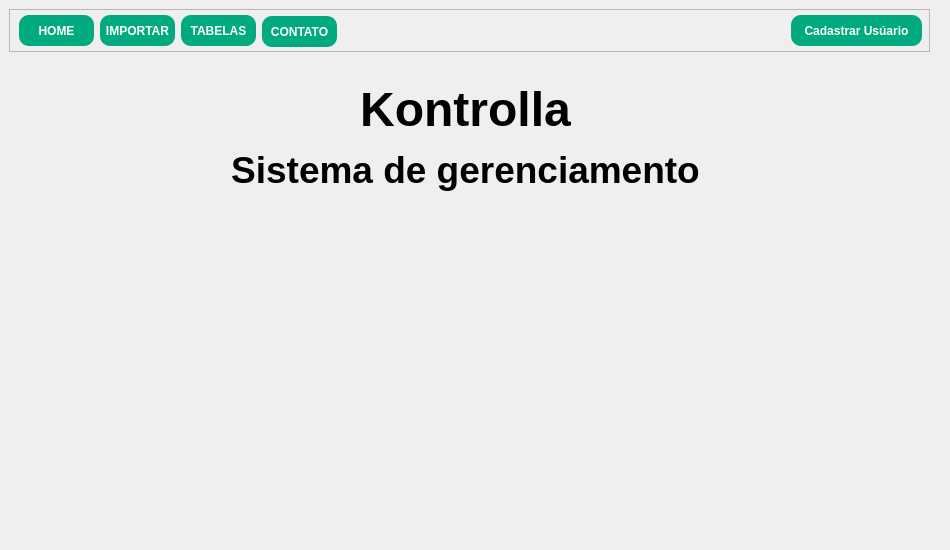
<?xml version="1.0" encoding="UTF-8"?>
<ui version="4.0">
 <class>MainWindow</class>
 <widget class="QMainWindow" name="MainWindow">
  <property name="geometry">
   <rect>
    <x>0</x>
    <y>0</y>
    <width>950</width>
    <height>550</height>
   </rect>
  </property>
  <property name="minimumSize">
   <size>
    <width>950</width>
    <height>550</height>
   </size>
  </property>
  <property name="maximumSize">
   <size>
    <width>950</width>
    <height>550</height>
   </size>
  </property>
  <property name="font">
   <font>
    <weight>75</weight>
    <bold>true</bold>
   </font>
  </property>
  <property name="windowTitle">
   <string>MainWindow</string>
  </property>
  <widget class="QWidget" name="centralwidget">
   <widget class="QFrame" name="frame">
    <property name="geometry">
     <rect>
      <x>9</x>
      <y>9</y>
      <width>921</width>
      <height>43</height>
     </rect>
    </property>
    <property name="frameShape">
     <enum>QFrame::StyledPanel</enum>
    </property>
    <property name="frameShadow">
     <enum>QFrame::Raised</enum>
    </property>
    <widget class="QPushButton" name="btn_home">
     <property name="geometry">
      <rect>
       <x>10</x>
       <y>6</y>
       <width>75</width>
       <height>31</height>
      </rect>
     </property>
     <property name="cursor">
      <cursorShape>PointingHandCursor</cursorShape>
     </property>
     <property name="styleSheet">
      <string notr="true">QPushButton{
background-color: rgb(0, 170, 127);
	color: rgb(255, 255, 255);
	border-radius: 10px;

}

QPushButton:hover {
    background-color: rgb(0, 150, 110); /* Cor mais escura ao passar o mouse */
}</string>
     </property>
     <property name="text">
      <string>HOME</string>
     </property>
    </widget>
    <widget class="QPushButton" name="btn_pg_import">
     <property name="geometry">
      <rect>
       <x>91</x>
       <y>6</y>
       <width>75</width>
       <height>31</height>
      </rect>
     </property>
     <property name="cursor">
      <cursorShape>PointingHandCursor</cursorShape>
     </property>
     <property name="styleSheet">
      <string notr="true">QPushButton{
background-color: rgb(0, 170, 127);
	color: rgb(255, 255, 255);
	border-radius: 10px;

}

QPushButton:hover {
    background-color: rgb(0, 150, 110); /* Cor mais escura ao passar o mouse */
}</string>
     </property>
     <property name="text">
      <string>IMPORTAR</string>
     </property>
    </widget>
    <widget class="QPushButton" name="btn_tableas">
     <property name="geometry">
      <rect>
       <x>172</x>
       <y>6</y>
       <width>75</width>
       <height>31</height>
      </rect>
     </property>
     <property name="cursor">
      <cursorShape>PointingHandCursor</cursorShape>
     </property>
     <property name="styleSheet">
      <string notr="true">QPushButton{
background-color: rgb(0, 170, 127);
	color: rgb(255, 255, 255);
	border-radius: 10px;

}

QPushButton:hover {
    background-color: rgb(0, 150, 110); /* Cor mais escura ao passar o mouse */
}</string>
     </property>
     <property name="text">
      <string>TABELAS</string>
     </property>
    </widget>
    <widget class="QPushButton" name="btn_pg_cadastro">
     <property name="geometry">
      <rect>
       <x>782</x>
       <y>6</y>
       <width>131</width>
       <height>31</height>
      </rect>
     </property>
     <property name="styleSheet">
      <string notr="true">QPushButton{
background-color: rgb(0, 170, 127);
	color: rgb(255, 255, 255);
	border-radius: 10px;

}

QPushButton:hover {
    background-color: rgb(0, 150, 110); /* Cor mais escura ao passar o mouse */
}</string>
     </property>
     <property name="text">
      <string>Cadastrar Usúario</string>
     </property>
    </widget>
    <widget class="QPushButton" name="btn_contato">
     <property name="geometry">
      <rect>
       <x>253</x>
       <y>7</y>
       <width>75</width>
       <height>31</height>
      </rect>
     </property>
     <property name="cursor">
      <cursorShape>PointingHandCursor</cursorShape>
     </property>
     <property name="styleSheet">
      <string notr="true">QPushButton{
background-color: rgb(0, 170, 127);
	color: rgb(255, 255, 255);
	border-radius: 10px;

}

QPushButton:hover {
    background-color: rgb(0, 150, 110); /* Cor mais escura ao passar o mouse */
}</string>
     </property>
     <property name="text">
      <string>CONTATO</string>
     </property>
    </widget>
   </widget>
   <widget class="QStackedWidget" name="pages">
    <property name="geometry">
     <rect>
      <x>0</x>
      <y>60</y>
      <width>951</width>
      <height>491</height>
     </rect>
    </property>
    <property name="font">
     <font>
      <pointsize>8</pointsize>
     </font>
    </property>
    <property name="currentIndex">
     <number>0</number>
    </property>
    <widget class="QWidget" name="pg_home">
     <widget class="QLabel" name="label">
      <property name="geometry">
       <rect>
        <x>10</x>
        <y>20</y>
        <width>911</width>
        <height>115</height>
       </rect>
      </property>
      <property name="styleSheet">
       <string notr="true"/>
      </property>
      <property name="text">
       <string>&lt;html&gt;&lt;head/&gt;&lt;body&gt;&lt;p align=&quot;center&quot;&gt;&lt;span style=&quot; font-size:36pt; font-weight:600;&quot;&gt;Kontrolla&lt;/span&gt;&lt;/p&gt;&lt;p align=&quot;center&quot;&gt;&lt;span style=&quot; font-size:28pt;&quot;&gt;Sistema de gerenciamento&lt;/span&gt;&lt;/p&gt;&lt;/body&gt;&lt;/html&gt;</string>
      </property>
     </widget>
     <widget class="QLabel" name="label_9">
      <property name="geometry">
       <rect>
        <x>270</x>
        <y>140</y>
        <width>391</width>
        <height>291</height>
       </rect>
      </property>
      <property name="text">
       <string/>
      </property>
      <property name="pixmap">
       <pixmap>logo/Design sem nome/6.png</pixmap>
      </property>
      <property name="scaledContents">
       <bool>true</bool>
      </property>
     </widget>
    </widget>
    <widget class="QWidget" name="pg_table">
     <layout class="QVBoxLayout" name="verticalLayout_8">
      <item>
       <widget class="QTabWidget" name="tabWidget">
        <property name="currentIndex">
         <number>0</number>
        </property>
        <widget class="QWidget" name="tables">
         <attribute name="title">
          <string>Base</string>
         </attribute>
         <layout class="QVBoxLayout" name="verticalLayout_7">
          <item>
           <layout class="QHBoxLayout" name="horizontalLayout_2"/>
          </item>
          <item>
           <layout class="QHBoxLayout" name="horizontalLayout_3">
            <item>
             <layout class="QVBoxLayout" name="verticalLayout_6">
              <item>
               <layout class="QVBoxLayout" name="verticalLayout_4">
                <item>
                 <widget class="QLabel" name="label_3">
                  <property name="text">
                   <string>&lt;html&gt;&lt;head/&gt;&lt;body&gt;&lt;p align=&quot;center&quot;&gt;ESTOQUE&lt;/p&gt;&lt;/body&gt;&lt;/html&gt;</string>
                  </property>
                 </widget>
                </item>
                <item>
                 <widget class="QTreeWidget" name="tw_estoque">
                  <column>
                   <property name="text">
                    <string>Nfe</string>
                   </property>
                  </column>
                  <column>
                   <property name="text">
                    <string>Serie</string>
                   </property>
                  </column>
                  <column>
                   <property name="text">
                    <string>Cliente</string>
                   </property>
                  </column>
                  <column>
                   <property name="text">
                    <string>UF</string>
                   </property>
                  </column>
                  <column>
                   <property name="text">
                    <string>Municipio</string>
                   </property>
                  </column>
                  <column>
                   <property name="text">
                    <string>Cod item</string>
                   </property>
                  </column>
                  <column>
                   <property name="text">
                    <string>Quantidade</string>
                   </property>
                  </column>
                  <column>
                   <property name="text">
                    <string>Descrição</string>
                   </property>
                  </column>
                  <column>
                   <property name="text">
                    <string>UN</string>
                   </property>
                  </column>
                  <column>
                   <property name="text">
                    <string>Especie</string>
                   </property>
                  </column>
                  <column>
                   <property name="text">
                    <string>Valor Nfe</string>
                   </property>
                  </column>
                  <column>
                   <property name="text">
                    <string>Data importação</string>
                   </property>
                  </column>
                  <column>
                   <property name="text">
                    <string>Usúario</string>
                   </property>
                  </column>
                 </widget>
                </item>
               </layout>
              </item>
              <item>
               <layout class="QVBoxLayout" name="verticalLayout_5">
                <item>
                 <widget class="QLabel" name="tw_saida">
                  <property name="text">
                   <string>&lt;html&gt;&lt;head/&gt;&lt;body&gt;&lt;p align=&quot;center&quot;&gt;SAÍDA&lt;/p&gt;&lt;/body&gt;&lt;/html&gt;</string>
                  </property>
                 </widget>
                </item>
                <item>
                 <widget class="QTreeWidget" name="treeWidget_2">
                  <column>
                   <property name="text">
                    <string>Nfe</string>
                   </property>
                  </column>
                  <column>
                   <property name="text">
                    <string>SERIE</string>
                   </property>
                  </column>
                  <column>
                   <property name="text">
                    <string>DATA IMPORTAÇÃO</string>
                   </property>
                  </column>
                  <column>
                   <property name="text">
                    <string>USÚARIO</string>
                   </property>
                  </column>
                  <column>
                   <property name="text">
                    <string>DATA SAÍDA</string>
                   </property>
                  </column>
                 </widget>
                </item>
               </layout>
              </item>
             </layout>
            </item>
            <item>
             <widget class="QFrame" name="frame_2">
              <property name="frameShape">
               <enum>QFrame::StyledPanel</enum>
              </property>
              <property name="frameShadow">
               <enum>QFrame::Raised</enum>
              </property>
              <layout class="QVBoxLayout" name="verticalLayout_3">
               <item>
                <widget class="QPushButton" name="btn_gerar_saida">
                 <property name="minimumSize">
                  <size>
                   <width>100</width>
                   <height>27</height>
                  </size>
                 </property>
                 <property name="styleSheet">
                  <string notr="true">QPushButton{
background-color: rgb(0, 170, 127);
	color: rgb(255, 255, 255);
	border-radius: 10px;

}

QPushButton:hover {
    background-color: rgb(0, 150, 110); /* Cor mais escura ao passar o mouse */
}</string>
                 </property>
                 <property name="text">
                  <string>Gerar saida</string>
                 </property>
                </widget>
               </item>
               <item>
                <widget class="QPushButton" name="btn_extorno">
                 <property name="minimumSize">
                  <size>
                   <width>100</width>
                   <height>27</height>
                  </size>
                 </property>
                 <property name="styleSheet">
                  <string notr="true">QPushButton{
background-color: rgb(0, 170, 127);
	color: rgb(255, 255, 255);
	border-radius: 10px;

}

QPushButton:hover {
    background-color: rgb(0, 150, 110); /* Cor mais escura ao passar o mouse */
}</string>
                 </property>
                 <property name="text">
                  <string>Extorno</string>
                 </property>
                </widget>
               </item>
               <item>
                <spacer name="verticalSpacer">
                 <property name="orientation">
                  <enum>Qt::Vertical</enum>
                 </property>
                 <property name="sizeHint" stdset="0">
                  <size>
                   <width>20</width>
                   <height>40</height>
                  </size>
                 </property>
                </spacer>
               </item>
              </layout>
             </widget>
            </item>
           </layout>
          </item>
         </layout>
        </widget>
        <widget class="QWidget" name="tab_2">
         <attribute name="title">
          <string>Estoque</string>
         </attribute>
         <widget class="QLineEdit" name="txt_filtro">
          <property name="geometry">
           <rect>
            <x>10</x>
            <y>94</y>
            <width>911</width>
            <height>24</height>
           </rect>
          </property>
          <property name="font">
           <font>
            <pointsize>11</pointsize>
           </font>
          </property>
          <property name="styleSheet">
           <string notr="true">color: rgb(0, 0, 0);</string>
          </property>
          <property name="alignment">
           <set>Qt::AlignCenter</set>
          </property>
          <property name="placeholderText">
           <string>Filtro</string>
          </property>
         </widget>
         <widget class="QTableView" name="tableView">
          <property name="geometry">
           <rect>
            <x>10</x>
            <y>130</y>
            <width>911</width>
            <height>321</height>
           </rect>
          </property>
         </widget>
         <widget class="QPushButton" name="btn_excel">
          <property name="geometry">
           <rect>
            <x>470</x>
            <y>60</y>
            <width>451</width>
            <height>28</height>
           </rect>
          </property>
          <property name="minimumSize">
           <size>
            <width>123</width>
            <height>28</height>
           </size>
          </property>
          <property name="sizeIncrement">
           <size>
            <width>0</width>
            <height>0</height>
           </size>
          </property>
          <property name="cursor">
           <cursorShape>PointingHandCursor</cursorShape>
          </property>
          <property name="styleSheet">
           <string notr="true">QPushButton{
background-color: rgb(0, 170, 127);
	color: rgb(255, 255, 255);
	border-radius: 10px;

}

QPushButton:hover {
    background-color: rgb(0, 150, 110); /* Cor mais escura ao passar o mouse */
}</string>
          </property>
          <property name="text">
           <string>Gerar Excel</string>
          </property>
         </widget>
         <widget class="QPushButton" name="btn_chart">
          <property name="geometry">
           <rect>
            <x>13</x>
            <y>60</y>
            <width>441</width>
            <height>28</height>
           </rect>
          </property>
          <property name="minimumSize">
           <size>
            <width>123</width>
            <height>28</height>
           </size>
          </property>
          <property name="sizeIncrement">
           <size>
            <width>0</width>
            <height>0</height>
           </size>
          </property>
          <property name="cursor">
           <cursorShape>PointingHandCursor</cursorShape>
          </property>
          <property name="styleSheet">
           <string notr="true">QPushButton{
background-color: rgb(0, 170, 127);
	color: rgb(255, 255, 255);
	border-radius: 10px;

}

QPushButton:hover {
    background-color: rgb(0, 150, 110); /* Cor mais escura ao passar o mouse */
}

</string>
          </property>
          <property name="text">
           <string>Gerar Gráfico</string>
          </property>
         </widget>
         <widget class="QLabel" name="label_19">
          <property name="geometry">
           <rect>
            <x>70</x>
            <y>10</y>
            <width>795</width>
            <height>33</height>
           </rect>
          </property>
          <property name="font">
           <font>
            <pointsize>20</pointsize>
            <weight>75</weight>
            <bold>true</bold>
           </font>
          </property>
          <property name="styleSheet">
           <string notr="true">color:  rgb(0, 170, 127);</string>
          </property>
          <property name="text">
           <string>GERAL</string>
          </property>
          <property name="alignment">
           <set>Qt::AlignCenter</set>
          </property>
         </widget>
        </widget>
       </widget>
      </item>
     </layout>
    </widget>
    <widget class="QWidget" name="pg_cadastro">
     <widget class="QFrame" name="frame_4">
      <property name="geometry">
       <rect>
        <x>420</x>
        <y>10</y>
        <width>401</width>
        <height>431</height>
       </rect>
      </property>
      <property name="styleSheet">
       <string notr="true">background-color: rgb(255, 255, 255);
  border-radius: 20px;
 
</string>
      </property>
      <property name="frameShape">
       <enum>QFrame::StyledPanel</enum>
      </property>
      <property name="frameShadow">
       <enum>QFrame::Raised</enum>
      </property>
      <widget class="QLineEdit" name="txt_nome">
       <property name="geometry">
        <rect>
         <x>70</x>
         <y>80</y>
         <width>281</width>
         <height>31</height>
        </rect>
       </property>
       <property name="font">
        <font>
         <weight>75</weight>
         <bold>true</bold>
        </font>
       </property>
       <property name="styleSheet">
        <string notr="true">QLineEdit {
    background-color: rgb(0, 170, 127);
    color: rgb(255, 255, 255);
    border-radius: 10px;
 
}
</string>
       </property>
       <property name="placeholderText">
        <string>   Inserir nome </string>
       </property>
      </widget>
      <widget class="QLineEdit" name="txt_senha">
       <property name="geometry">
        <rect>
         <x>70</x>
         <y>200</y>
         <width>281</width>
         <height>31</height>
        </rect>
       </property>
       <property name="font">
        <font>
         <weight>75</weight>
         <bold>true</bold>
        </font>
       </property>
       <property name="styleSheet">
        <string notr="true">QLineEdit {
    background-color: rgb(0, 170, 127);
    color: rgb(255, 255, 255);
    border-radius: 10px;
 
}
</string>
       </property>
       <property name="placeholderText">
        <string>   Inserir senha</string>
       </property>
      </widget>
      <widget class="QLineEdit" name="txt_senha_2">
       <property name="geometry">
        <rect>
         <x>70</x>
         <y>254</y>
         <width>281</width>
         <height>31</height>
        </rect>
       </property>
       <property name="font">
        <font>
         <weight>75</weight>
         <bold>true</bold>
        </font>
       </property>
       <property name="styleSheet">
        <string notr="true">QLineEdit {
    background-color: rgb(0, 170, 127);
    color: rgb(255, 255, 255);
    border-radius: 10px;
 
}
</string>
       </property>
       <property name="echoMode">
        <enum>QLineEdit::Password</enum>
       </property>
       <property name="placeholderText">
        <string>   Inserir senha novamente</string>
       </property>
      </widget>
      <widget class="QLineEdit" name="txt_user">
       <property name="geometry">
        <rect>
         <x>70</x>
         <y>140</y>
         <width>281</width>
         <height>31</height>
        </rect>
       </property>
       <property name="font">
        <font>
         <weight>75</weight>
         <bold>true</bold>
        </font>
       </property>
       <property name="styleSheet">
        <string notr="true">QLineEdit {
    background-color: rgb(0, 170, 127);
    color: rgb(255, 255, 255);
    border-radius: 10px;
 
}
</string>
       </property>
       <property name="placeholderText">
        <string>   Inserir nome do usuário</string>
       </property>
      </widget>
      <widget class="QPushButton" name="btn_cadastrar">
       <property name="geometry">
        <rect>
         <x>70</x>
         <y>360</y>
         <width>281</width>
         <height>31</height>
        </rect>
       </property>
       <property name="styleSheet">
        <string notr="true">QPushButton{
background-color: rgb(0, 170, 127);
	color: rgb(255, 255, 255);
	border-radius: 10px;

}

QPushButton:hover {
    background-color: rgb(0, 150, 110); /* Cor mais escura ao passar o mouse */
}</string>
       </property>
       <property name="text">
        <string>Cadastrar</string>
       </property>
      </widget>
      <widget class="QComboBox" name="cb_perfil">
       <property name="geometry">
        <rect>
         <x>70</x>
         <y>310</y>
         <width>281</width>
         <height>21</height>
        </rect>
       </property>
       <property name="styleSheet">
        <string notr="true">    border-radius: 10px;
background-color: rgb(0, 170, 127);
	color: rgb(255, 255, 255);
	

</string>
       </property>
       <item>
        <property name="text">
         <string>Usúario</string>
        </property>
       </item>
       <item>
        <property name="text">
         <string>Administrador</string>
        </property>
       </item>
      </widget>
      <widget class="QLabel" name="btn_visualizar">
       <property name="geometry">
        <rect>
         <x>323</x>
         <y>258</y>
         <width>21</width>
         <height>21</height>
        </rect>
       </property>
       <property name="cursor">
        <cursorShape>PointingHandCursor</cursorShape>
       </property>
       <property name="styleSheet">
        <string notr="true">QLabel {
    background-color: rgb(255, 255, 255); 
    border-radius: 6px;      
   }




</string>
       </property>
       <property name="text">
        <string/>
       </property>
       <property name="pixmap">
        <pixmap>Icones/visualzar.png</pixmap>
       </property>
       <property name="scaledContents">
        <bool>true</bool>
       </property>
      </widget>
      <widget class="QLabel" name="label_5">
       <property name="geometry">
        <rect>
         <x>29</x>
         <y>88</y>
         <width>41</width>
         <height>21</height>
        </rect>
       </property>
       <property name="toolTip">
        <string>&lt;html&gt;&lt;head/&gt;&lt;body&gt;&lt;p align=&quot;center&quot;&gt;&lt;br/&gt;&lt;/p&gt;&lt;/body&gt;&lt;/html&gt;</string>
       </property>
       <property name="text">
        <string/>
       </property>
       <property name="pixmap">
        <pixmap>Icones/user.png</pixmap>
       </property>
       <property name="scaledContents">
        <bool>true</bool>
       </property>
      </widget>
      <widget class="QLabel" name="label_15">
       <property name="geometry">
        <rect>
         <x>29</x>
         <y>147</y>
         <width>41</width>
         <height>21</height>
        </rect>
       </property>
       <property name="toolTip">
        <string>&lt;html&gt;&lt;head/&gt;&lt;body&gt;&lt;p align=&quot;center&quot;&gt;&lt;br/&gt;&lt;/p&gt;&lt;/body&gt;&lt;/html&gt;</string>
       </property>
       <property name="text">
        <string/>
       </property>
       <property name="pixmap">
        <pixmap>Icones/user.png</pixmap>
       </property>
       <property name="scaledContents">
        <bool>true</bool>
       </property>
      </widget>
      <widget class="QLabel" name="label_7">
       <property name="geometry">
        <rect>
         <x>29</x>
         <y>207</y>
         <width>41</width>
         <height>21</height>
        </rect>
       </property>
       <property name="toolTip">
        <string>&lt;html&gt;&lt;head/&gt;&lt;body&gt;&lt;p align=&quot;center&quot;&gt;&lt;br/&gt;&lt;/p&gt;&lt;/body&gt;&lt;/html&gt;</string>
       </property>
       <property name="text">
        <string/>
       </property>
       <property name="pixmap">
        <pixmap>Icones/senha.png</pixmap>
       </property>
       <property name="scaledContents">
        <bool>true</bool>
       </property>
      </widget>
      <widget class="QLabel" name="label_8">
       <property name="geometry">
        <rect>
         <x>29</x>
         <y>260</y>
         <width>41</width>
         <height>21</height>
        </rect>
       </property>
       <property name="toolTip">
        <string>&lt;html&gt;&lt;head/&gt;&lt;body&gt;&lt;p align=&quot;center&quot;&gt;&lt;br/&gt;&lt;/p&gt;&lt;/body&gt;&lt;/html&gt;</string>
       </property>
       <property name="text">
        <string/>
       </property>
       <property name="pixmap">
        <pixmap>Icones/senha.png</pixmap>
       </property>
       <property name="scaledContents">
        <bool>true</bool>
       </property>
      </widget>
      <widget class="QLabel" name="label_16">
       <property name="geometry">
        <rect>
         <x>29</x>
         <y>310</y>
         <width>41</width>
         <height>21</height>
        </rect>
       </property>
       <property name="toolTip">
        <string>&lt;html&gt;&lt;head/&gt;&lt;body&gt;&lt;p align=&quot;center&quot;&gt;&lt;br/&gt;&lt;/p&gt;&lt;/body&gt;&lt;/html&gt;</string>
       </property>
       <property name="text">
        <string/>
       </property>
       <property name="pixmap">
        <pixmap>Icones/user.png</pixmap>
       </property>
       <property name="scaledContents">
        <bool>true</bool>
       </property>
      </widget>
      <widget class="QLabel" name="label_4">
       <property name="geometry">
        <rect>
         <x>80</x>
         <y>10</y>
         <width>251</width>
         <height>51</height>
        </rect>
       </property>
       <property name="font">
        <font>
         <pointsize>18</pointsize>
        </font>
       </property>
       <property name="text">
        <string>Cadastrar Usuário</string>
       </property>
       <property name="alignment">
        <set>Qt::AlignCenter</set>
       </property>
      </widget>
     </widget>
     <widget class="QLabel" name="label_2">
      <property name="geometry">
       <rect>
        <x>10</x>
        <y>0</y>
        <width>401</width>
        <height>421</height>
       </rect>
      </property>
      <property name="text">
       <string/>
      </property>
      <property name="pixmap">
       <pixmap>logo/Design sem nome/2.png</pixmap>
      </property>
      <property name="scaledContents">
       <bool>true</bool>
      </property>
     </widget>
    </widget>
    <widget class="QWidget" name="pg_contato">
     <widget class="QPushButton" name="btn_cuser_enviar">
      <property name="geometry">
       <rect>
        <x>540</x>
        <y>410</y>
        <width>271</width>
        <height>31</height>
       </rect>
      </property>
      <property name="styleSheet">
       <string notr="true">QPushButton{
background-color: rgb(0, 170, 127);
	color: rgb(255, 255, 255);
	border-radius: 10px;

}

QPushButton:hover {
    background-color: rgb(0, 150, 110); /* Cor mais escura ao passar o mouse */
}</string>
      </property>
      <property name="text">
       <string>Enviar</string>
      </property>
     </widget>
     <widget class="QLabel" name="label_11">
      <property name="geometry">
       <rect>
        <x>550</x>
        <y>10</y>
        <width>251</width>
        <height>51</height>
       </rect>
      </property>
      <property name="font">
       <font>
        <pointsize>18</pointsize>
       </font>
      </property>
      <property name="text">
       <string>CONTATO</string>
      </property>
      <property name="alignment">
       <set>Qt::AlignCenter</set>
      </property>
     </widget>
     <widget class="QLineEdit" name="txt_cser_nome">
      <property name="geometry">
       <rect>
        <x>540</x>
        <y>90</y>
        <width>271</width>
        <height>31</height>
       </rect>
      </property>
      <property name="styleSheet">
       <string notr="true">QLineEdit {
background-color: rgb(255, 255, 255);
    
	color: rgb(0, 0, 0);
    border-radius: 10px;
 
}</string>
      </property>
      <property name="placeholderText">
       <string>   Digite seu nome </string>
      </property>
     </widget>
     <widget class="QLineEdit" name="txt_cser_email">
      <property name="geometry">
       <rect>
        <x>540</x>
        <y>150</y>
        <width>271</width>
        <height>31</height>
       </rect>
      </property>
      <property name="styleSheet">
       <string notr="true">QLineEdit {
background-color: rgb(255, 255, 255);
    
	color: rgb(0, 0, 0);
    border-radius: 10px;
 
}</string>
      </property>
      <property name="placeholderText">
       <string>   Digite seu E-mail</string>
      </property>
     </widget>
     <widget class="QLineEdit" name="txt_cser_assunto">
      <property name="geometry">
       <rect>
        <x>540</x>
        <y>210</y>
        <width>271</width>
        <height>31</height>
       </rect>
      </property>
      <property name="styleSheet">
       <string notr="true">QLineEdit {
background-color: rgb(255, 255, 255);
    
	color: rgb(0, 0, 0);
    border-radius: 10px;
 
}</string>
      </property>
      <property name="placeholderText">
       <string>  Sobre qual assunto você que tratar?</string>
      </property>
     </widget>
     <widget class="QLineEdit" name="txt_cser_msg">
      <property name="geometry">
       <rect>
        <x>540</x>
        <y>270</y>
        <width>271</width>
        <height>121</height>
       </rect>
      </property>
      <property name="styleSheet">
       <string notr="true">QLineEdit {
background-color: rgb(255, 255, 255);
    
	color: rgb(0, 0, 0);
    border-radius: 10px;
 
}</string>
      </property>
      <property name="placeholderText">
       <string/>
      </property>
     </widget>
     <widget class="QLabel" name="label_20">
      <property name="geometry">
       <rect>
        <x>550</x>
        <y>70</y>
        <width>47</width>
        <height>13</height>
       </rect>
      </property>
      <property name="text">
       <string>Nome</string>
      </property>
     </widget>
     <widget class="QLabel" name="label_21">
      <property name="geometry">
       <rect>
        <x>550</x>
        <y>130</y>
        <width>47</width>
        <height>13</height>
       </rect>
      </property>
      <property name="text">
       <string>E-mail</string>
      </property>
     </widget>
     <widget class="QLabel" name="label_22">
      <property name="geometry">
       <rect>
        <x>550</x>
        <y>190</y>
        <width>47</width>
        <height>13</height>
       </rect>
      </property>
      <property name="text">
       <string>Assunto</string>
      </property>
     </widget>
     <widget class="QLabel" name="label_23">
      <property name="geometry">
       <rect>
        <x>550</x>
        <y>250</y>
        <width>71</width>
        <height>16</height>
       </rect>
      </property>
      <property name="text">
       <string>Mensagem</string>
      </property>
     </widget>
     <widget class="QLabel" name="label_24">
      <property name="geometry">
       <rect>
        <x>60</x>
        <y>40</y>
        <width>421</width>
        <height>441</height>
       </rect>
      </property>
      <property name="text">
       <string/>
      </property>
      <property name="pixmap">
       <pixmap>logo/Design sem nome/4.png</pixmap>
      </property>
      <property name="scaledContents">
       <bool>true</bool>
      </property>
     </widget>
    </widget>
    <widget class="QWidget" name="pg_import">
     <widget class="QFrame" name="frame_5">
      <property name="geometry">
       <rect>
        <x>480</x>
        <y>20</y>
        <width>351</width>
        <height>391</height>
       </rect>
      </property>
      <property name="styleSheet">
       <string notr="true">background-color: rgb(255, 255, 255);
  border-radius: 20px;</string>
      </property>
      <property name="frameShape">
       <enum>QFrame::StyledPanel</enum>
      </property>
      <property name="frameShadow">
       <enum>QFrame::Raised</enum>
      </property>
      <widget class="QLineEdit" name="txt_file">
       <property name="geometry">
        <rect>
         <x>20</x>
         <y>90</y>
         <width>291</width>
         <height>31</height>
        </rect>
       </property>
       <property name="font">
        <font>
         <pointsize>8</pointsize>
         <weight>50</weight>
         <bold>false</bold>
        </font>
       </property>
       <property name="styleSheet">
        <string notr="true">QLineEdit {
	background-color: rgb(240, 240, 240);
    border-radius: 10px;
 
}</string>
       </property>
       <property name="placeholderText">
        <string>      Selecione a pasta com o arquivo XML --&gt;</string>
       </property>
      </widget>
      <widget class="QPushButton" name="btn_opnen_xml">
       <property name="geometry">
        <rect>
         <x>260</x>
         <y>90</y>
         <width>51</width>
         <height>31</height>
        </rect>
       </property>
       <property name="styleSheet">
        <string notr="true">QPushButton{
background-color: rgb(0, 170, 127);
	color: rgb(255, 255, 255);
	border-radius: 10px;

}

QPushButton:hover {
    background-color: rgb(0, 150, 110); /* Cor mais escura ao passar o mouse */
}</string>
       </property>
       <property name="text">
        <string>Abrir</string>
       </property>
      </widget>
      <widget class="QProgressBar" name="progressBar">
       <property name="geometry">
        <rect>
         <x>20</x>
         <y>130</y>
         <width>291</width>
         <height>21</height>
        </rect>
       </property>
       <property name="styleSheet">
        <string notr="true">QProgressBar{	background-color: rgba(0, 0, 0,0.1);
                    	color: rgb(255, 255, 255);
                		border-style: none;
                		text-align: center;
                		border-radius:10px;
                
                }
 
               
QProgressBar::chunk{ background-color: qlineargradient(spread:pad, x1:0, y1:0, x2:1, y2:1, stop:0 rgba(6, 75, 149, 255), stop:1 rgba(72, 130, 157, 255));
                				border-radius:10px;
                                }</string>
       </property>
       <property name="value">
        <number>0</number>
       </property>
      </widget>
      <widget class="QPushButton" name="btn_import">
       <property name="geometry">
        <rect>
         <x>40</x>
         <y>320</y>
         <width>271</width>
         <height>31</height>
        </rect>
       </property>
       <property name="styleSheet">
        <string notr="true">QPushButton{
background-color: rgb(0, 170, 127);
	color: rgb(255, 255, 255);
	border-radius: 10px;

}

QPushButton:hover {
    background-color: rgb(0, 150, 110); /* Cor mais escura ao passar o mouse */
}</string>
       </property>
       <property name="text">
        <string>Importar</string>
       </property>
      </widget>
      <widget class="QLabel" name="label_12">
       <property name="geometry">
        <rect>
         <x>70</x>
         <y>10</y>
         <width>251</width>
         <height>51</height>
        </rect>
       </property>
       <property name="font">
        <font>
         <pointsize>18</pointsize>
        </font>
       </property>
       <property name="text">
        <string>IPORTAR XML</string>
       </property>
       <property name="alignment">
        <set>Qt::AlignCenter</set>
       </property>
      </widget>
      <widget class="QLabel" name="label_17">
       <property name="geometry">
        <rect>
         <x>100</x>
         <y>170</y>
         <width>161</width>
         <height>131</height>
        </rect>
       </property>
       <property name="text">
        <string/>
       </property>
       <property name="pixmap">
        <pixmap>logo/Design sem nome/3.png</pixmap>
       </property>
       <property name="scaledContents">
        <bool>true</bool>
       </property>
      </widget>
     </widget>
     <widget class="QLabel" name="label_18">
      <property name="geometry">
       <rect>
        <x>60</x>
        <y>50</y>
        <width>351</width>
        <height>341</height>
       </rect>
      </property>
      <property name="text">
       <string/>
      </property>
      <property name="pixmap">
       <pixmap>logo/Design sem nome/1.png</pixmap>
      </property>
      <property name="scaledContents">
       <bool>true</bool>
      </property>
     </widget>
    </widget>
   </widget>
  </widget>
 </widget>
 <resources/>
 <connections/>
</ui>
